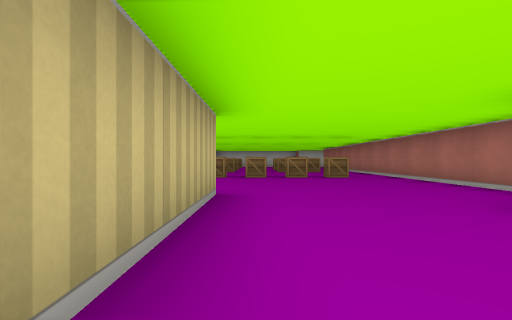
[1] (above)

16 first-person views from a walk through a cub3D ray-caster map. The camera is about half as high as the walls, looks level and sees 85° across. The floor is counted in squares. Each view is taken from the middle of a square. On the plan, view 1 faces up. The plan holds only what a view shows up to about 9 squares ahead; the rest is blank.

[2]
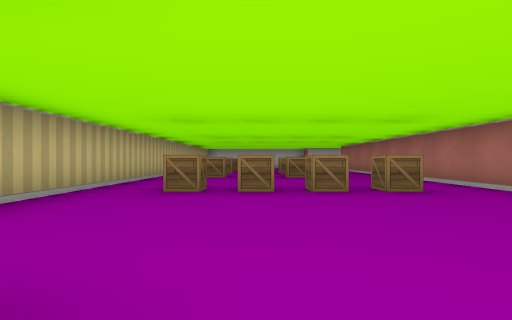

[3]
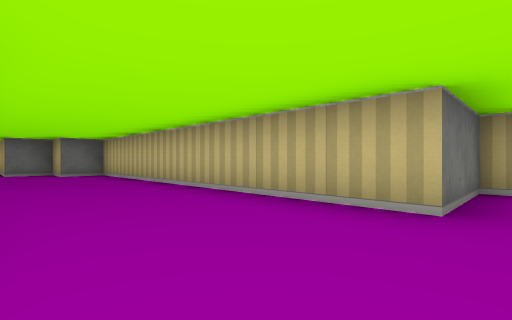

[4]
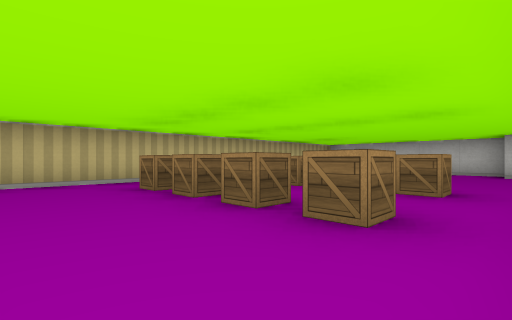

[5]
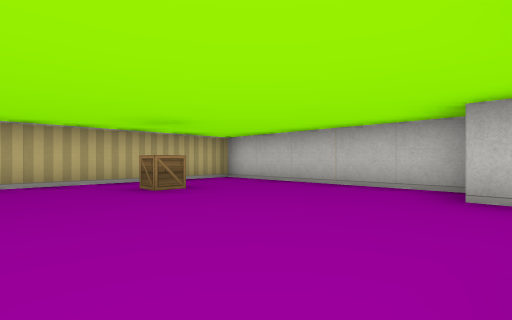

[6]
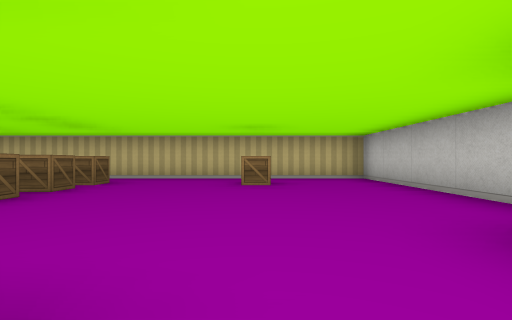

[7]
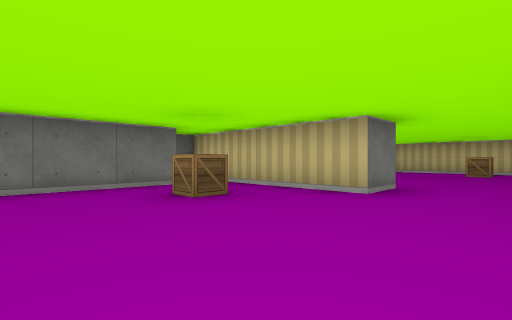

[8]
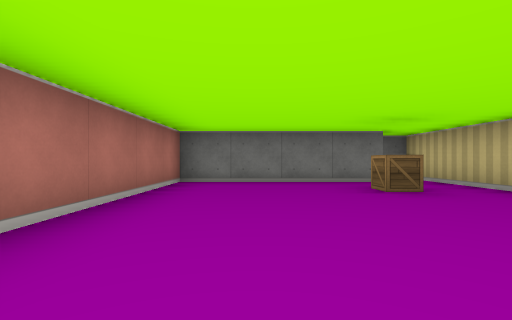

[9]
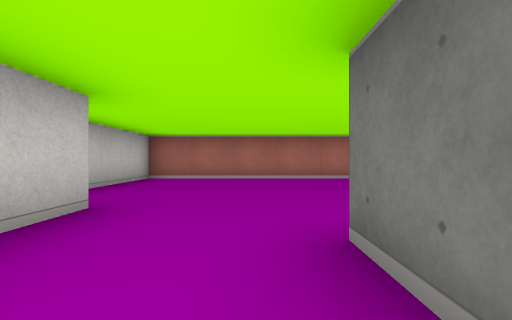

[10]
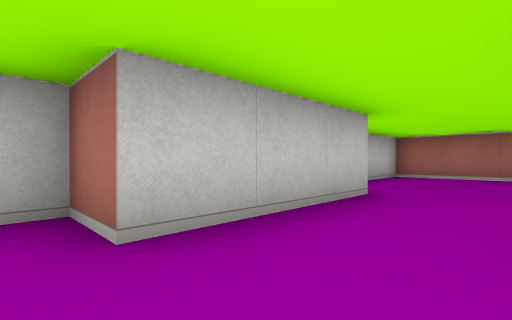

[11]
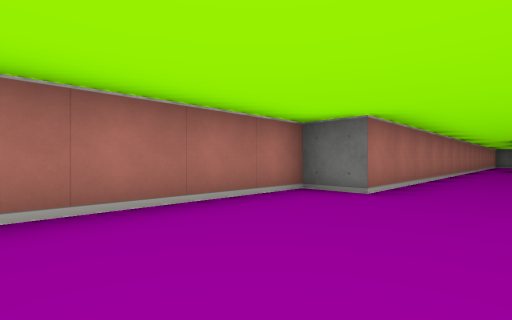

[12]
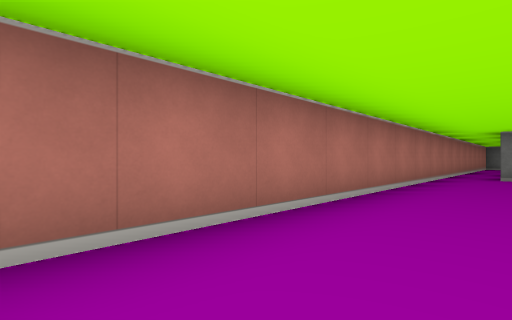

[13]
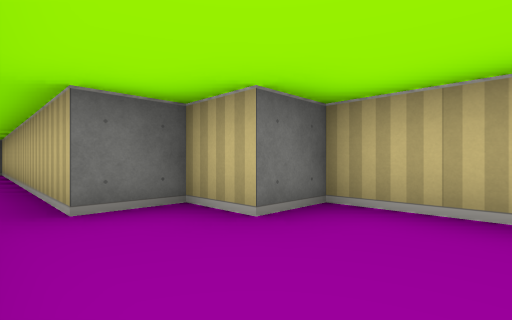

[14]
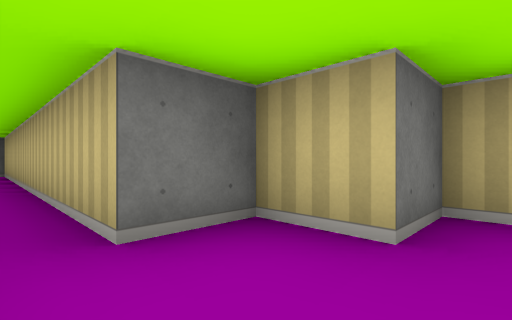

[15]
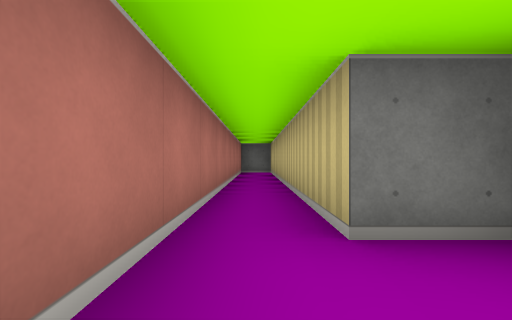

[16]
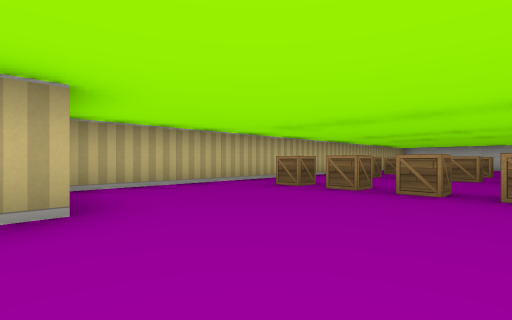

### Floor plan
Points are (right, up) in squares from view 1. A wall is a line through its corners. A room is listed if a view was taken in it or the views show most of it. See-through windows are left out.
Room 1 (views 1, 2, 3, 4, 5, 9, 10, 11, 12, 13, 14, 15, 16)
walls: (3.5, 16.5) (2.5, 16.5) (2.5, 17.5) (-2.5, 17.5) (-2.5, 3.5) (-0.5, 3.5) (-0.5, -4.5) (0.5, -4.5) (0.5, -5.5) (1.5, -5.5) (1.5, -13.5); (2.5, -12.9) (2.5, 2.5) (3.5, 2.5) (3.5, 12)
ways out: opening at (4, 15.5) to room 2
objects: crate (-1, 7); crate (-1, 10); crate (-1, 12); crate (-1, 15); crate (0, 7); crate (0, 10); crate (0, 12); crate (1, 7); crate (1, 10); crate (1, 12); crate (2, 7); crate (2, 10); crate (2, 12)
Room 2 (views 6, 7, 8)
walls: (5.5, 16.5) (3.5, 16.5); (5.4, 11.5) (9.5, 11.5) (9.5, 17.5) (7.1, 17.5); (3.5, 14.5) (4.5, 14.5) (4.5, 10.5) (5.1, 10.5)
ways out: opening at (4, 15.5) to room 1
objects: crate (6, 13)

Positions as (right, up) in squares from view 1, and headings:
1: (0, 0), facing up
2: (0, 3), facing up
3: (2, 4), facing down-left
4: (3, 8), facing up-left
5: (3, 13), facing up-left
6: (4, 15), facing left
7: (8, 16), facing down-left
8: (8, 17), facing down
9: (3, 15), facing right
10: (2, 15), facing up-right
11: (1, 6), facing down-right
12: (1, 2), facing down-right
13: (2, -3), facing down-left
14: (2, -4), facing down-left
15: (2, -4), facing down
16: (2, 3), facing up-left
